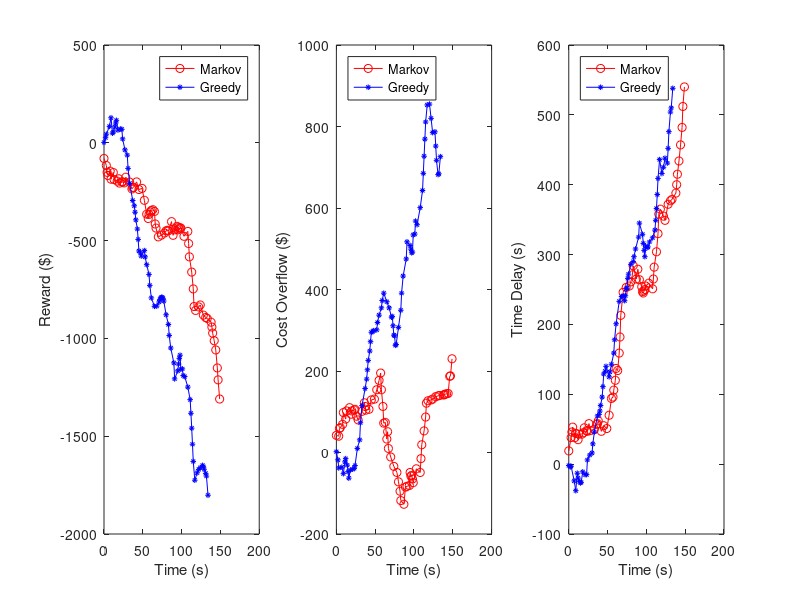

Here is the MATLAB script that generated this plot:
function [ output_args ] = test1_func( )
% Do test1 plot
markov = importdata('mout.txt');
greedy = importdata('gout.txt');

t_markov = markov(1,:);
action_markov = markov(2,:);
reward_markov = markov(3,:);
price_markov = markov(4,:) * (-1);
time_markov = markov(5,:)* (-1);

t_greedy = greedy(1,:);
action_greedy = greedy(2,:);
reward_greedy = greedy(3,:);
price_greedy = greedy(4,:)* (-1);
time_greedy = greedy(5,:)* (-1);

m_action = importdata('m_action.txt');
g_action = importdata('g_action.txt');

t1 = m_action(1,:);
a1 = m_action(2,:);
t2 = g_action(1,:);
a2 = g_action(2,:);

t_markov = t1;
t_greedy = t2;

% subplot(2, 2, 1);
% plot(t1, a1, 'r-*', t2, a2, 'b:o');
% xlabel('t');
% ylabel('Action');
% legend('Markov', 'Greedy');
% x_size = (max(max(t1), max(t2)))+2;
% axis([-2, x_size, 0, max(max(a1), max(a2))+2]);

h1=subplot(1, 3, 1, 'replace');
po1=get(h1,'position');
plot(t_markov, reward_markov, 'r-o', t_greedy, reward_greedy, 'b-*', 'MarkerSize', 4);
xlabel('Time (s)');
ylabel('Reward ($)');
legend('Markov', 'Greedy');
y_size = min(min(reward_markov), min(reward_greedy)) - 10;
% axis([-2, x_size , y_size, 10]);

subplot(1, 3, 2);
po2=get(h1,'position');
% subplot(3, 1, 2);
plot(t_markov, price_markov, 'r-o', t_greedy, price_greedy, 'b-*', 'MarkerSize', 4);
xlabel('Time (s)');
ylabel('Cost Overflow ($)');
legend('Markov', 'Greedy', 'Location','NorthWest');
% x_size = (max(max(t1), max(t2)))+2;
y_size = min(min(price_markov), min(price_greedy)) - 10;
% axis([-2, x_size , y_size, 10]);

subplot(1, 3, 3);
po3=get(h1,'position');
% subplot(3, 1, 3);
plot(t_markov, time_markov, 'r-o', t_greedy, time_greedy, 'b-*', 'MarkerSize', 4);
xlabel('Time (s)');
ylabel('Time Delay (s)');
legend('Markov', 'Greedy', 'Location','NorthWest');
% x_size = (max(max(t1), max(t2)))+2;
y_size = min(min(time_markov), min(time_greedy)) - 10;
% axis([-2, x_size , y_size, 10]);